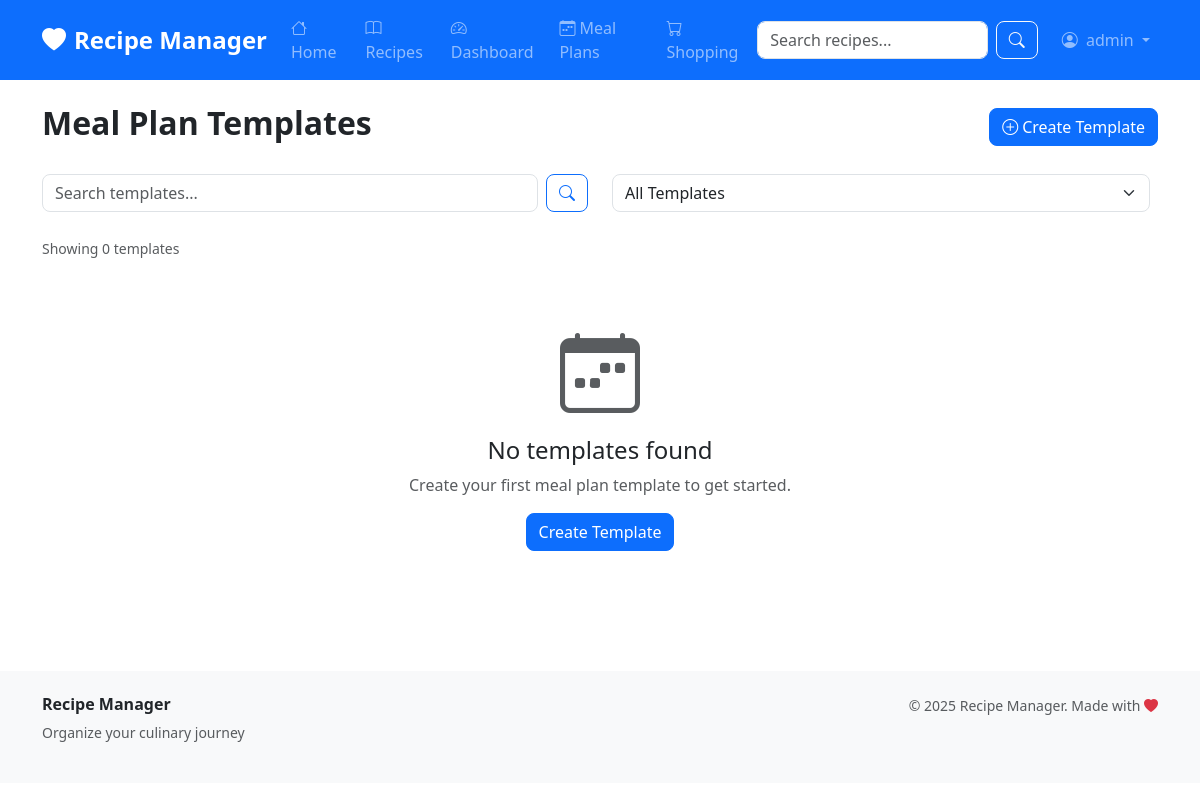
The app's page /meal-planning/templates/ (signed in), older data.
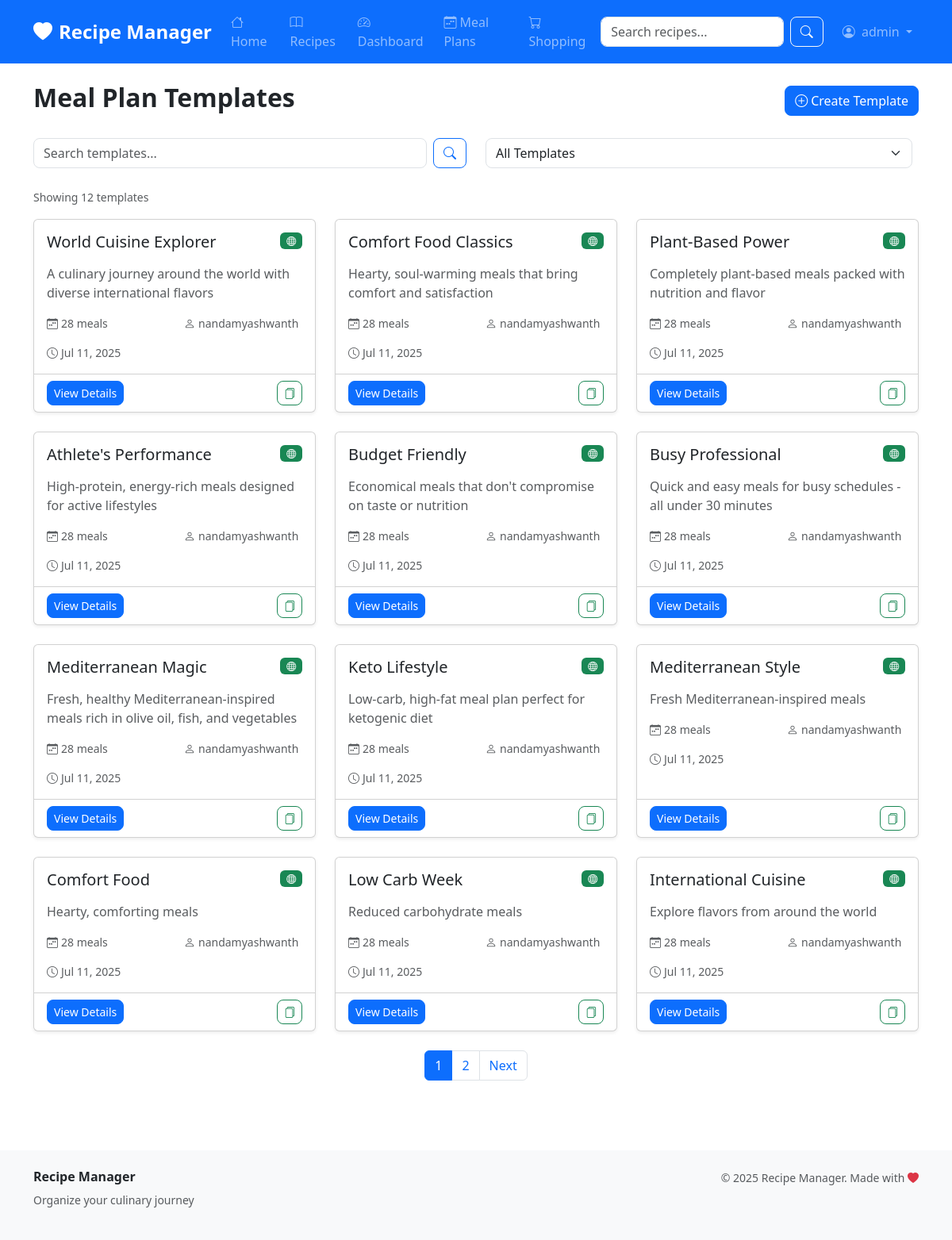
The same page, newer data.
### apps/meal_planning/models.py (models this page shows, shortened)
class MealPlanTemplate(models.Model):
    name = models.CharField(max_length=100)
    description = models.TextField(blank=True)
    user = models.ForeignKey(User, on_delete=models.CASCADE, related_name='meal_templates')
    is_public = models.BooleanField(default=False)
    created_at = models.DateTimeField(auto_now_add=True)
    class Meta:
        ordering = ['-created_at']

### apps/users/models.py (models this page shows, shortened)
class User(AbstractUser):
    email = models.EmailField(unique=True)
    first_name = models.CharField(max_length=30)
    last_name = models.CharField(max_length=30)
    avatar = models.ImageField(upload_to='avatars/', blank=True, null=True)
    bio = models.TextField(max_length=500, blank=True)
    location = models.CharField(max_length=100, blank=True)
    birth_date = models.DateField(null=True, blank=True)
    dietary_preferences = models.CharField(max_length=200, blank=True)
    cooking_skill_level = models.CharField(
        max_length=20,
        choices=[
            ('beginner', 'Beginner'),
            ('intermediate', 'Intermediate'),
            ('advanced', 'Advanced'),
            ('expert', 'Expert'),
        ],
        default='beginner'
    )

### apps/meal_planning/views.py (the view)
# urls.py: path('templates/', views.MealPlanTemplateListView.as_view(), name='templates'),
class MealPlanTemplateListView(LoginRequiredMixin, ListView):
    model = MealPlanTemplate
    template_name = 'meal_planning/template_list.html'
    context_object_name = 'templates'
    paginate_by = 12
    def get_queryset(self):
        queryset = MealPlanTemplate.objects.filter(
            Q(user=self.request.user) | Q(is_public=True)
        ).select_related('user').prefetch_related('items__recipe__category').annotate(
            meal_count=Count('items')
        ).order_by('-created_at')
        search_query = self.request.GET.get('search')
        if search_query:
            queryset = queryset.filter(
                Q(name__icontains=search_query) |
                Q(description__icontains=search_query)
            )
        category_filter = self.request.GET.get('category')
        if category_filter:
            if category_filter == 'mine':
                queryset = queryset.filter(user=self.request.user)
            elif category_filter == 'public':
                queryset = queryset.filter(is_public=True).exclude(user=self.request.user)
        return queryset
    def get_context_data(self, **kwargs):
        context = super().get_context_data(**kwargs)
        context['search_query'] = self.request.GET.get('search', '')
        context['category_filter'] = self.request.GET.get('category', '')
        return context

### templates/meal_planning/template_list.html (shortened to what the changed rows need)
{% extends 'base.html' %}
{% load static %}
{% block content %}
<div class="container">
    <div class="row">
        <div class="col-12">
            <div class="d-flex justify-content-between align-items-center mb-4">
                <h2 class="fw-bold">Meal Plan Templates</h2>
            </div>
            <div class="mb-3">
                <small class="text-muted">
                    {% if search_query or category_filter %}
                        Filtered results: {{ templates|length }} template{{ templates|length|pluralize }}
                    {% else %}
                        Showing {{ templates|length }} template{{ templates|length|pluralize }}
                    {% endif %}
                </small>
            </div>
            {% if templates %}
                <div class="row g-4">
                    {% for template in templates %}
                        <div class="col-md-6 col-lg-4">
                            <div class="card h-100 shadow-sm">
                                <div class="card-body">
                                    <div class="d-flex justify-content-between align-items-start mb-2">
                                        <h5 class="card-title">{{ template.name }}</h5>
                                        <div class="d-flex gap-1">
                                            {% if template.is_public %}
                                                <span class="badge bg-success">
                                                    <i class="bi bi-globe"></i>
                                                </span>
                                            {% else %}
                                                <span class="badge bg-secondary">
                                                    <i class="bi bi-lock"></i>
                                                </span>
                                            {% endif %}
                                        </div>
                                    </div>
                                    <p class="card-text text-muted">{{ template.description|truncatechars:100 }}</p>
                                    <div class="row small text-muted mb-3">
                                        <div class="col-6">
                                            <i class="bi bi-calendar-week me-1"></i>{{ template.meal_count }} meals
                                        </div>
                                        <div class="col-6">
                                            <i class="bi bi-person me-1"></i>{{ template.user.username }}
                                        </div>
                                    </div>
                                    <div class="small text-muted">
                                        <i class="bi bi-clock me-1"></i>{{ template.created_at|date:"M d, Y" }}
                                    </div>
                                </div>
                                <div class="card-footer bg-transparent">
                                    <div class="d-flex justify-content-between align-items-center">
                                        <a href="{% url 'meal_planning:template_detail' template.pk %}"
                                           class="btn btn-primary btn-sm">
                                            View Details
                                        </a>
                                        <div class="btn-group" role="group">
                                            {% if template.user == user %}
                                                <a href="{% url 'meal_planning:template_edit' template.pk %}"
                                                   class="btn btn-outline-secondary btn-sm">
                                                    <i class="bi bi-pencil"></i>
                                                </a>
                                                <a href="{% url 'meal_planning:template_delete' template.pk %}"
                                                   class="btn btn-outline-danger btn-sm">
                                                    <i class="bi bi-trash"></i>
                                                </a>
                                            {% else %}
                                                <button class="btn btn-outline-success btn-sm"
                                                        onclick="copyTemplate({{ template.pk }})">
                                                    <i class="bi bi-files"></i>
                                                </button>
                                            {% endif %}
                                        </div>
                                    </div>
                                </div>
                            </div>
                        </div>
                    {% endfor %}
                </div>
                {% if is_paginated %}
                    <nav aria-label="Template pagination" class="mt-4">
                        <ul class="pagination justify-content-center">
                            {% for num in page_obj.paginator.page_range %}
                                {% if page_obj.number == num %}
                                    <li class="page-item active">
                                        <span class="page-link">{{ num }}</span>
                                    </li>
                                {% elif num > page_obj.number|add:'-3' and num < page_obj.number|add:'3' %}
                                    <li class="page-item">
                                        <a class="page-link" href="?page={{ num }}{% if search_query %}&search={{ search_query }}{% endif %}{% if category_filter %}&category={{ category_filter }}{% endif %}">{{ num }}</a>
                                    </li>
                                {% endif %}
                            {% endfor %}
                            {% if page_obj.has_next %}
                                <li class="page-item">
                                    <a class="page-link" href="?page={{ page_obj.next_page_number }}{% if search_query %}&search={{ search_query }}{% endif %}{% if category_filter %}&category={{ category_filter }}{% endif %}">Next</a>
                                </li>
                            {% endif %}
                        </ul>
                    </nav>
                {% endif %}
            {% else %}
                <div class="text-center py-5">
                    <i class="bi bi-calendar-week display-1 text-muted"></i>
                    <h4 class="mt-3">No templates found</h4>
                    {% if search_query or category_filter %}
                        <p class="text-muted">Try adjusting your search or filters.</p>
                        <a href="{% url 'meal_planning:templates' %}" class="btn btn-outline-primary">Show All Templates</a>
                    {% else %}
                        <p class="text-muted">Create your first meal plan template to get started.</p>
                        <a href="{% url 'meal_planning:template_create' %}" class="btn btn-primary">Create Template</a>
                    {% endif %}
                </div>
            {% endif %}
        </div>
    </div>
</div>
{% endblock %}

Row changes from the older to the newer data that the page shows:
added MealPlanTemplate: name "World Cuisine Explorer", is_public True (drawn), description "A culinary journey around the world with diverse international flavors", meal_count "28", user.username "nandamyashwanth", created_at "Jul 11, 2025"
added MealPlanTemplate: name "Comfort Food Classics", is_public True (drawn), description "Hearty, soul-warming meals that bring comfort and satisfaction", meal_count "28", user.username "nandamyashwanth", created_at "Jul 11, 2025"
added MealPlanTemplate: name "Plant-Based Power", is_public True (drawn), description "Completely plant-based meals packed with nutrition and flavor", meal_count "28", user.username "nandamyashwanth", created_at "Jul 11, 2025"
added MealPlanTemplate: name "Athlete's Performance", is_public True (drawn), description "High-protein, energy-rich meals designed for active lifestyles", meal_count "28", user.username "nandamyashwanth", created_at "Jul 11, 2025"
added MealPlanTemplate: name "Budget Friendly", is_public True (drawn), description "Economical meals that don't compromise on taste or nutrition", meal_count "28", user.username "nandamyashwanth", created_at "Jul 11, 2025"
added MealPlanTemplate: name "Busy Professional", is_public True (drawn), description "Quick and easy meals for busy schedules - all under 30 minutes", meal_count "28", user.username "nandamyashwanth", created_at "Jul 11, 2025"
added MealPlanTemplate: name "Mediterranean Magic", is_public True (drawn), description "Fresh, healthy Mediterranean-inspired meals rich in olive oil, fish, and vegetables", meal_count "28", user.username "nandamyashwanth", created_at "Jul 11, 2025"
added MealPlanTemplate: name "Keto Lifestyle", is_public True (drawn), description "Low-carb, high-fat meal plan perfect for ketogenic diet", meal_count "28", user.username "nandamyashwanth", created_at "Jul 11, 2025"
added MealPlanTemplate: name "Mediterranean Style", is_public True (drawn), description "Fresh Mediterranean-inspired meals", meal_count "28", user.username "nandamyashwanth", created_at "Jul 11, 2025"
added MealPlanTemplate: name "Comfort Food", is_public True (drawn), description "Hearty, comforting meals", meal_count "28", user.username "nandamyashwanth", created_at "Jul 11, 2025"
added MealPlanTemplate: name "Low Carb Week", is_public True (drawn), description "Reduced carbohydrate meals", meal_count "28", user.username "nandamyashwanth", created_at "Jul 11, 2025"
added MealPlanTemplate: name "International Cuisine", is_public True (drawn), description "Explore flavors from around the world", meal_count "28", user.username "nandamyashwanth", created_at "Jul 11, 2025"
Text that changed along with them:
{{ templates|length }}: "0" → "12"
new list line: "1"
new list line: "2"
text no longer shown: "No templates found Create your first meal plan template to get started. Create Template"
text now shown: "Next"
